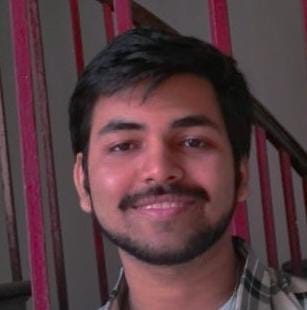
#> input picture ankit.jpg, 307 x 310 px
$ python img2sketch.py
#> lines starting #> are read from the running program, lines starting #| are printed output that depends on the picture
import numpy as np
import imageio
import scipy.ndimage
import cv2
img="ankit.jpg"
def grayscale(rgb):
    return np.dot(rgb[...,:3],[0.299,0.587,0.114])
def dodge(front,back):
    result=front*255/(255-back)
    result[result>255]=255
    result[back==255]=255
    return result.astype('uint8')
s=imageio.imread(img)
#> s is the input picture: shape (310, 307, 3); mean R, G, B 86.2, 59.5, 64.4
g=grayscale(s)
#> in grayscale, `return np.dot(rgb[...,:3],[0.299,0.587,0.114])`:
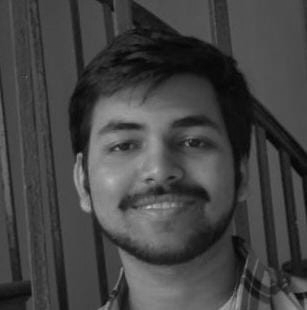
#> returned value: shape (310, 307) float64; min 4.08, max 196.2, mean 68
i=255-g
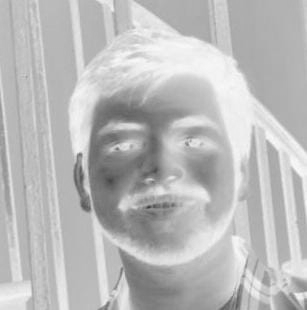
#> i: shape (310, 307) float64; min 58.77, max 250.9, mean 187
b=scipy.ndimage.filters.gaussian_filter(i,sigma=10)
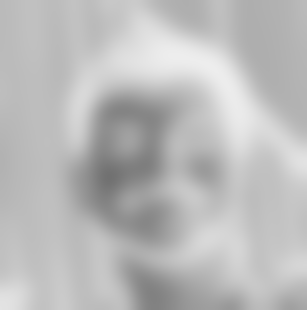
#> b: shape (310, 307) float64; min 113.5, max 237.6, mean 187
r=dodge(b,g)
#> in dodge, `result=front*255/(255-back)`:
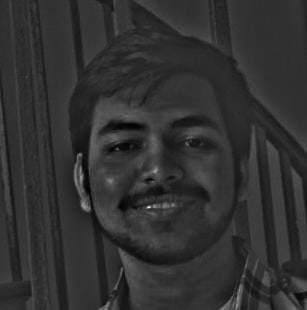
#> result: shape (310, 307) float64; min 165.5, max 638.6, mean 257.9; drawn with min black and max white
#> in dodge, `result[result>255]=255`:
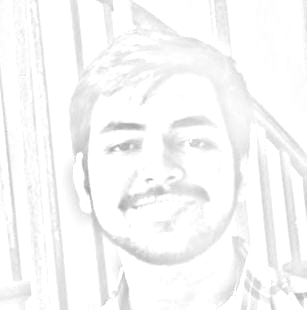
#> result: shape (310, 307) float64; min 165.5, max 255, mean 247.9
cv2.imwrite('1.png',r)
